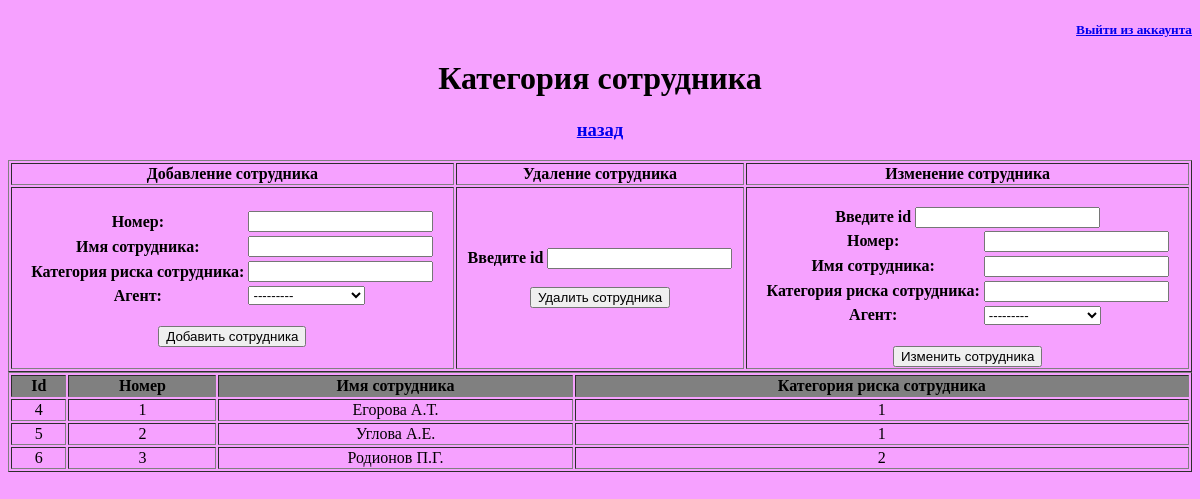
/home/Employee_category/, run on an earlier commit of the app's database.
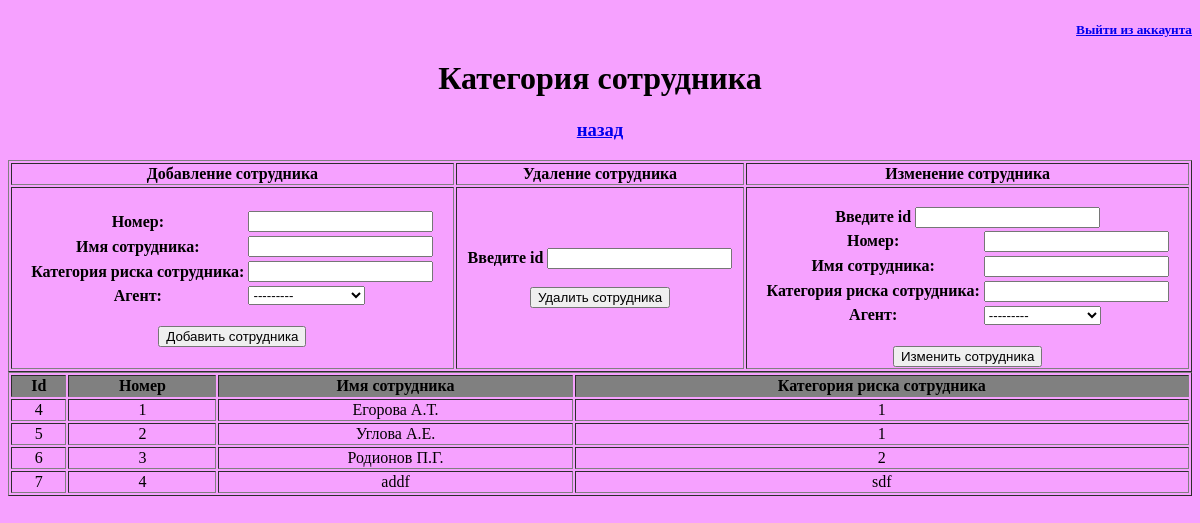
And on a later commit of the database.
### firstapp/models.py (models this page shows)
class Employee_category(models.Model):
    number = models.IntegerField()
    employee_full_name = models.CharField(max_length=120)
    employee_risk_category = models.CharField(max_length=120)
    agent_id = models.ForeignKey('Agent', on_delete=models.CASCADE)
    objects = models.Manager()

### firstapp/views.py (the view)
# urls.py: path('home/Employee_category/', views.index_employee_category, name='Employee_category'),
def index_employee_category(request):
    index_form = DataEmployee_category()
    index_data = Employee_category.objects.all()
    return render(request, "Firstapp/Employee_category.html", {"form": index_form, "data": index_data})

### firstapp/forms.py
class DataEmployee_category(forms.Form):
    number = forms.IntegerField(label="Номер")
    employee_full_name = forms.CharField(label="Имя сотрудника")
    employee_risk_category = forms.CharField(label="Категория риска сотрудника")
    agent_id = forms.ModelChoiceField(label="Агент", queryset=Agent.objects.all().order_by('id'))

### Templates/Firstapp/Employee_category.html (shortened to what this page needs)
<!DOCTYPE html>
<html>
<head>
</head>
<body class="container"  bgcolor="#F6A1FF">
    <div id="header" >
        <h5 align="right"><a href="/accounts/login/">Выйти из аккаунта</a></h5>
        <h1 align="center">Категория сотрудника<h1>
        <h3 align="center"><a href = "{% url 'home' %}">назад</a></h3>
    </div>
    <table border="1" width="100%">
        <tr>
            <th> Добавление сотрудника </th>
            <th> Удаление сотрудника </th>
            <th> Изменение сотрудника </th>
        </tr>
    <tr>
        <th align="center">
            <form method="POST" action="add/">
            <table>
                {{ form }}
            </table>
                <br>
            <input type="submit" value="Добавить сотрудника">
            </form>
        </th>
        <th align="center">
            <form method="POST" action="del/">
            <label>Введите id</label>
            <input type= "number" name="del_int"><br>
            <br>
            <input type= "submit" value="Удалить сотрудника">
            </form>
        </th>
        <th align="center">
            <br>
            <form method="POST" action="update/">
            <label>Введите id</label>
            <input type= "number" name="update_int"><br>
            <table>
                {{ form }}
            </table>
            <br>
            <input type= "submit" value="Изменить сотрудника">
            </form>
        </th>
    </tr>
    </table>
	<form method="POST" action="show/">
        <table border="1" width="100%">
            <tr align="center" bgcolor="grey">
                <th>Id</th>
                <th>Номер</th>
                <th>Имя сотрудника</th>
                <th>Категория риска сотрудника</th>
            </tr>
        {% for i in data %}
            <tr align="center">
                <td>{{ i.id }}</td>
                <td>{{ i.number }}</td>
                <td>{{ i.employee_full_name }}</td>
                <td>{{ i.employee_risk_category}}</td>
            </tr>
        {% endfor %}
        </table>
        </form>
</body>
</html>

What changed in the data, as far as the page shows it:
added Employee_category: id "7", number "4", employee_full_name "addf", employee_risk_category "sdf"
